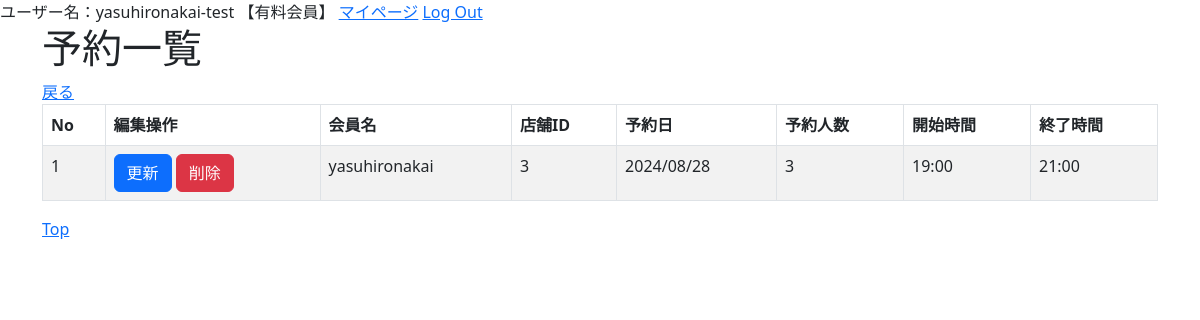
/main/reservationlist/ (signed in), run on the app's committed database.
### accounts/models.py (models this page shows)
class CustomUser(AbstractUser):
    is_subscribed = models.BooleanField(default=False, verbose_name='有料会員')
    cord_number = models.CharField(max_length=200,verbose_name='カードNo',null=True,blank=True)
    date_of_expiry = models.CharField(max_length=200, verbose_name='有効期限',null=True,blank=True)
    security_key = models.CharField(max_length=200, verbose_name='セキュリティキー',null=True,blank=True)
    class Meta:
        verbose_name_plural = 'CustomUser'

### main/models.py (models this page shows, shortened)
class Reservation(models.Model):
    username = models.CharField(max_length=200)
    restaurantid = models.PositiveIntegerField()
    reservationdate = models.CharField(max_length=10)
    numberofpeople = models.PositiveIntegerField()
    starttime = models.CharField(max_length=10)
    endtime = models.CharField(max_length=10)

### main/views.py (the view)
# urls.py: path('main/reservationlist/',views.ReservationListView.as_view(), name="reservation_list"),
class ReservationListView(ListView):
    model = Reservation
    paginate_by = 5
    template_name = 'main/Reservation_List.html'
    def get_context_data(self, **kwargs):
        restaurantid = self.request.GET.get('restaurantid')
        context = super(ReservationListView, self).get_context_data(**kwargs)
        context.update({
            'restaurantid': restaurantid,
        })
        return context

### main/templates/main/Reservation_List.html (shortened to what this page needs)
{% extends "base.html" %}
{% block content %}
<h1>予約一覧</h1>
<table class="table table-striped table-hover table-bordered">
    <thead>
        <tr>
            <th>No</th>
            <th>編集操作</th>
            <th>会員名</th>
            <th>店舗ID</th>
            <th>予約日</th>
            <th>予約人数</th>
            <th>開始時間</th>
            <th>終了時間</th>
        </tr>
    </thead>
    {% for Reservation in object_list %}
    <tr>
        <td>{{ Reservation.id }} </td>
        <td>
            <button class="btn btn-primary" onclick="location.href='{% url 'reservation_update' pk=Reservation.pk %}'">更新</button>
            <button class="btn btn-danger" onclick="location.href='{% url 'reservation_delete' pk=Reservation.pk %}'">削除</button>
        </td>
        <td>{{ Reservation.username }} </td>
        <td>{{ Reservation.restaurantid }} </td>
        <td>{{ Reservation.reservationdate }} </td>
        <td>{{ Reservation.numberofpeople }} </td>
        <td>{{ Reservation.starttime }} </td>
        <td>{{ Reservation.endtime }} </td>
    </tr>
    {% endfor %}
    <a href="{% url 'reservation_list' %}?keyword={{ keyword }}&category={{ category }}">戻る</a>
</table>
<a href="{% url 'top' %}">Top</a>
{% endblock %}

### main/templates/base.html (shortened to what this page needs)
<!DOCTYPE html>
<html lang="ja">
<head>
    <link href="https://cdn.jsdelivr.net/npm/bootstrap@5.3.0-alpha3/dist/css/bootstrap.min.css" rel="stylesheet">
</head>
<body>
    {% if user.is_authenticated %}
        <a>ユーザー名：{{ user.username }}</a>
        {% if user.is_subscribed %}
            <a>【有料会員】</a>
        {% else %}
            <a>【普通会員】</a>
        {% endif %}
        <a href="{% url 'mypage' %}">マイページ</a>
        <a href="{% url 'account_logout' %}">Log Out</a>
    {% else %}
        <a href="{% url 'account_login' %}">Log In</a>
        <a href="{% url 'account_signup' %}">Sign Up</a>
    {% endif %}
    <div class="container">
        {% block content %}{% endblock %}
    </div>
</body>
</html>

### data on the page
CustomUser: username "yasuhironakai-test"
Reservation: id "1", username "yasuhironakai", restaurantid "3", reservationdate "2024/08/28", numberofpeople "3", starttime "19:00", endtime "21:00"
